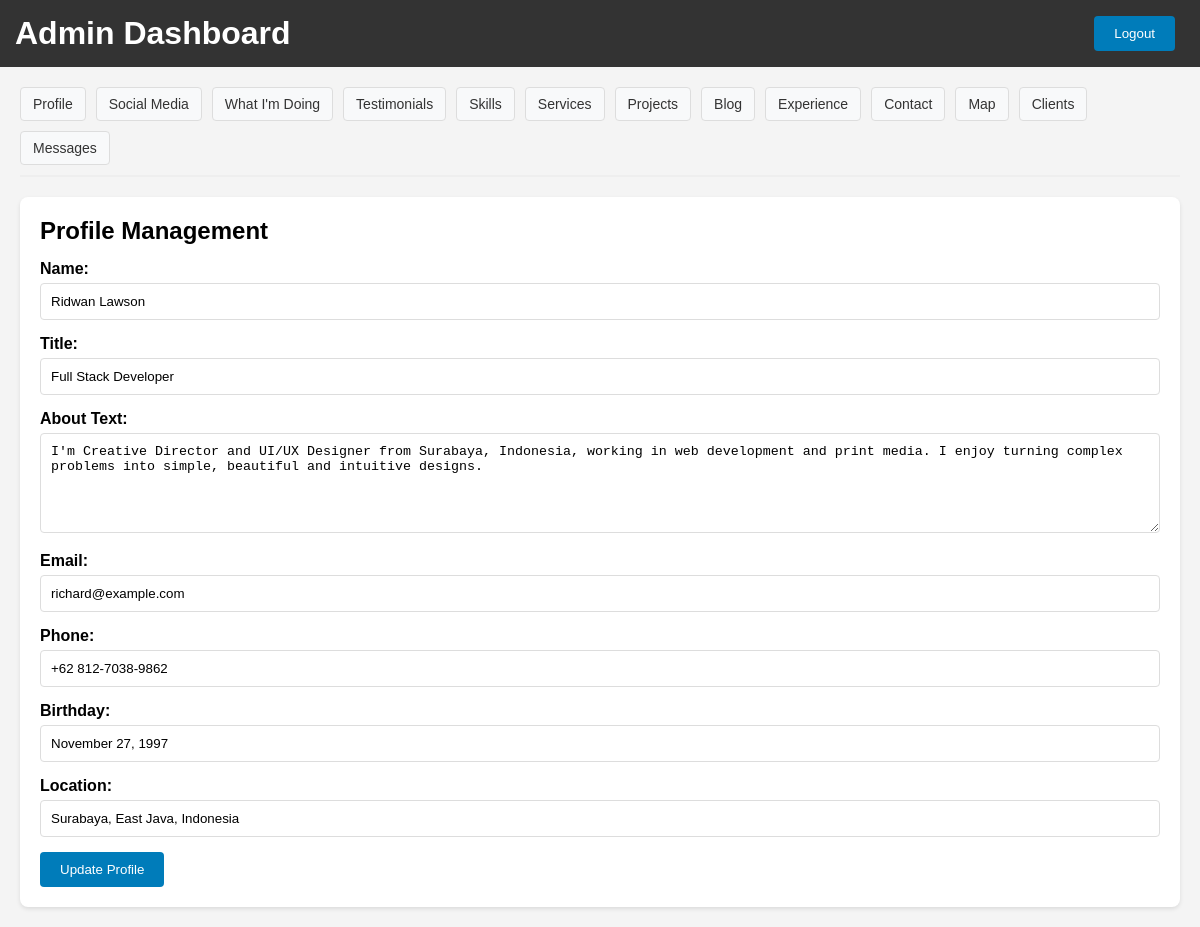
The page /admin/index.php (signed in) on the database as committed earlier.
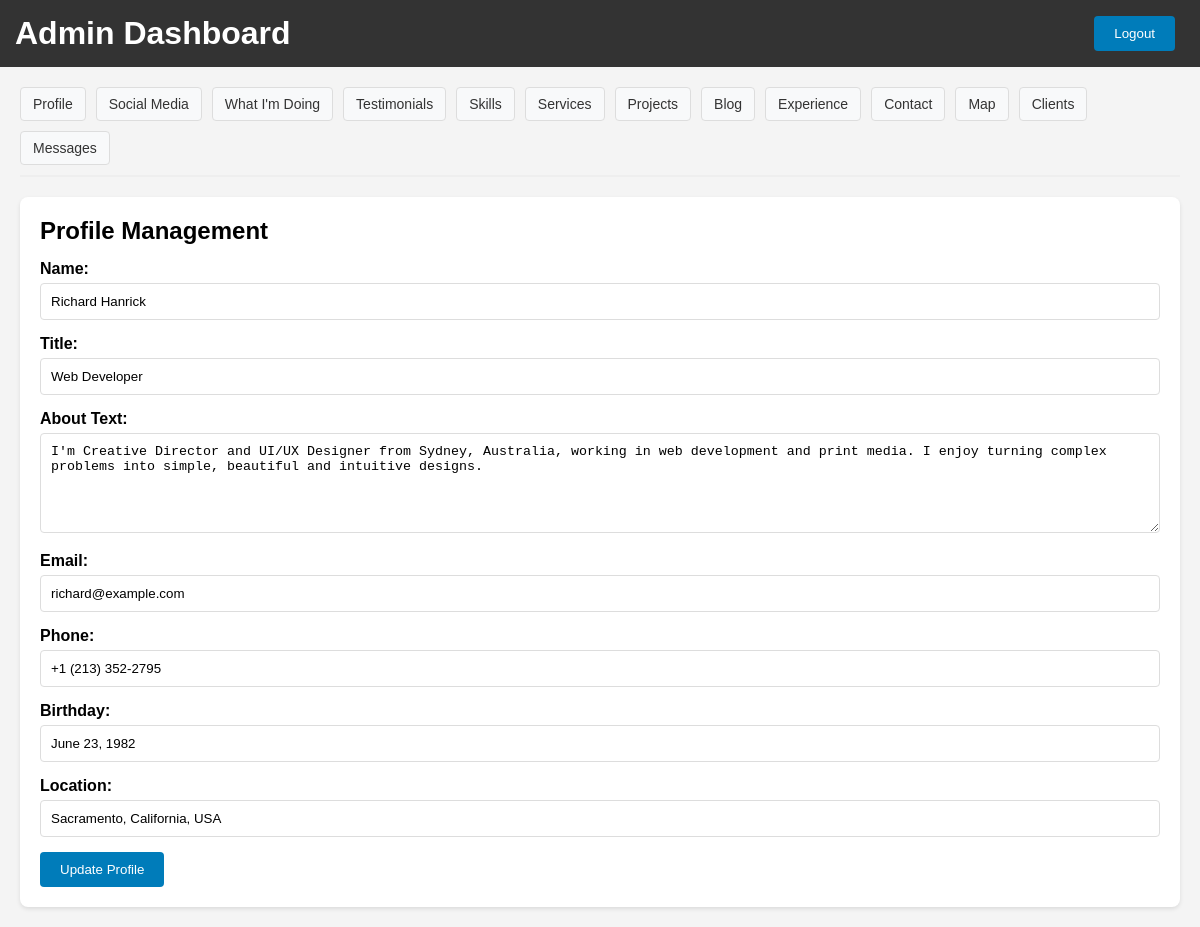
The same page on the database as committed later.
### tables this page shows
CREATE TABLE profile (
        id INTEGER PRIMARY KEY AUTOINCREMENT,
        name TEXT NOT NULL,
        title TEXT NOT NULL,
        about_text TEXT NOT NULL,
        email TEXT NOT NULL,
        phone TEXT NOT NULL,
        birthday TEXT NOT NULL,
        location TEXT NOT NULL,
        avatar TEXT NOT NULL DEFAULT 'my-avatar.png'
    );

### admin/index.php (the view, shortened to what this page needs)
<?php
require_once 'config.php';
    ?>
<!DOCTYPE html>
<html>
<head>
</head>
<body>
    <div class="header">
        <h1>Admin Dashboard</h1>
        <div>
            <form method="post" style="display: inline;">
                <button type="submit" name="logout" class="btn">Logout</button>
            </form>
        </div>
    </div>
    <div class="container">
        <div class="nav">
            <a href="#" onclick="showSection('profile')" class="active">Profile</a>
            <a href="#" onclick="showSection('social')">Social Media</a>
            <a href="#" onclick="showSection('what-doing')">What I'm Doing</a>
            <a href="#" onclick="showSection('testimonials')">Testimonials</a>
            <a href="#" onclick="showSection('skills')">Skills</a>
            <a href="#" onclick="showSection('services')">Services</a>
            <a href="#" onclick="showSection('projects')">Projects</a>
            <a href="#" onclick="showSection('blog')">Blog</a>
            <a href="#" onclick="showSection('experience')">Experience</a>
            <a href="#" onclick="showSection('contact')">Contact</a>
            <a href="#" onclick="showSection('map')">Map</a>
            <a href="#" onclick="showSection('clients')">Clients</a>
            <a href="#" onclick="showSection('messages')">Messages</a>
        </div>
        <div id="profile" class="section active">
            <div class="card">
                <h2>Profile Management</h2>
                <?php
                $profile = $pdo->query("SELECT * FROM profile WHERE id = 1")->fetch();
                ?>
                <form method="post">
                    <div class="form-group">
                        <label>Name:</label>
                        <input type="text" name="name" value="<?php echo htmlspecialchars($profile['name']); ?>" required>
                    </div>
                    <div class="form-group">
                        <label>Title:</label>
                        <input type="text" name="title" value="<?php echo htmlspecialchars($profile['title']); ?>" required>
                    </div>
                    <div class="form-group">
                        <label>About Text:</label>
                        <textarea name="about_text" required><?php echo htmlspecialchars($profile['about_text']); ?></textarea>
                    </div>
                    <div class="form-group">
                        <label>Email:</label>
                        <input type="email" name="email" value="<?php echo htmlspecialchars($profile['email']); ?>" required>
                    </div>
                    <div class="form-group">
                        <label>Phone:</label>
                        <input type="text" name="phone" value="<?php echo htmlspecialchars($profile['phone']); ?>" required>
                    </div>
                    <div class="form-group">
                        <label>Birthday:</label>
                        <input type="text" name="birthday" value="<?php echo htmlspecialchars($profile['birthday']); ?>" required>
                    </div>
                    <div class="form-group">
                        <label>Location:</label>
                        <input type="text" name="location" value="<?php echo htmlspecialchars($profile['location']); ?>" required>
                    </div>
                    <button type="submit" name="update_profile" class="btn">Update Profile</button>
                </form>
            </div>
        </div>
    </div>
</body>
</html>

### admin/index.php (style rules this page uses)
* { margin: 0; padding: 0; box-sizing: border-box; }
body { font-family: Arial, sans-serif; background: #f4f4f4; }
.header { background: #333; color: white; padding: 15px; display: flex; justify-content: space-between; align-items: center; }
.nav { display: flex; gap: 10px; flex-wrap: wrap; margin-bottom: 20px; border-bottom: 2px solid #eee; padding-bottom: 10px; }
.nav a { color: #333; text-decoration: none; padding: 8px 12px; border-radius: 4px; background: #f8f9fa; border: 1px solid #ddd; font-size: 14px; transition: all 0.3s ease; }
.container { max-width: 1200px; margin: 20px auto; padding: 0 20px; }
.card { background: white; padding: 20px; margin: 20px 0; border-radius: 8px; box-shadow: 0 2px 4px rgba(0,0,0,0.1); }
.form-group { margin: 15px 0; }
.form-group label { display: block; margin-bottom: 5px; font-weight: bold; }
.form-group input, .form-group textarea, .form-group select { width: 100%; padding: 10px; border: 1px solid #ddd; border-radius: 4px; }
.form-group textarea { height: 100px; resize: vertical; }
.btn { padding: 10px 20px; background: #007cba; color: white; border: none; border-radius: 4px; cursor: pointer; margin-right: 10px; }
.section { display: none; }
.section.active { display: block; }

Rows that differ between the two databases and show on the page:
changed profile "richard@example.com": name "Ridwan Lawson" → "Richard Hanrick"; title "Full Stack Developer" → "Web Developer"; about_text "…and UI/UX Designer from Surabaya, Indonesia, working in web development…" → "…and UI/UX Designer from Sydney, Australia, working in web development…"; phone "+62 812-7038-9862" → "+1 (213) 352-2795"; birthday "November 27, 1997" → "June 23, 1982"; location "Surabaya, East Java, Indonesia" → "Sacramento, California, USA"
